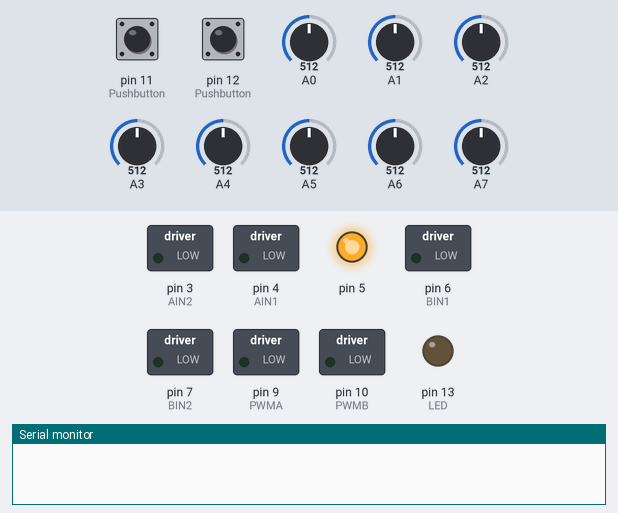
This sketch was run on a simulated Arduino Uno, built with avr-gcc and run on an emulated ATmega328P. Parts: switched loads named in the sketch (green lamp = pin HIGH), output pins drawn as LEDs (lit = HIGH), the last lines printed to the serial monitor. Inputs (shaded band) come from the test bench; at power-on: pin 11 (Pushbutton) HIGH, pin 12 (Pushbutton) HIGH, A0 = 512, A1 = 512, A2 = 512, A3 = 512, A4 = 512, A5 = 512, A6 = 512, A7 = 512.

Above: at 1.2 s.
1.3 s: pin 11 (Pushbutton) pulled LOW for 0.15 s
At 2.9 s:
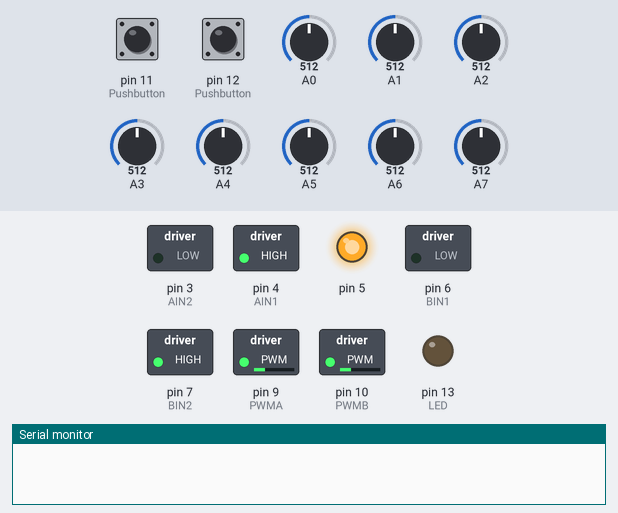
4.4 s: pin 12 (Pushbutton) pulled LOW for 1 s
At 5.6 s:
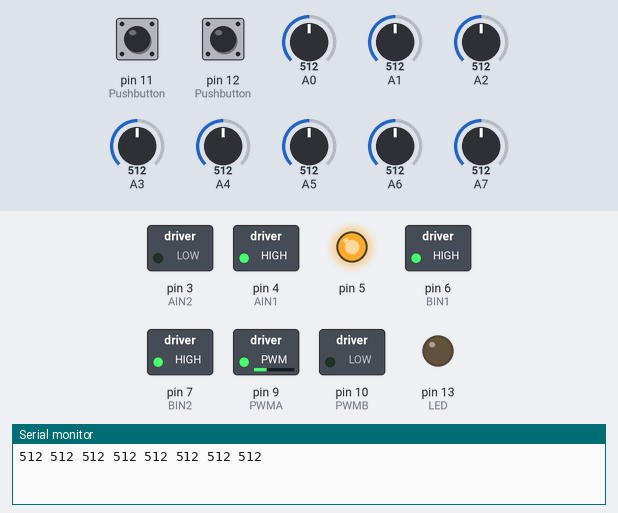
Timing chart, 0 to 7.4 s (numbered marks = the images above; inputs shaded):
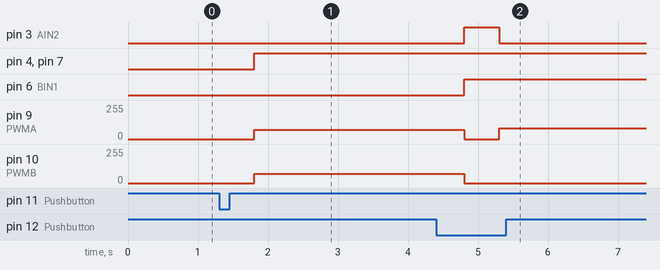

The sketch:

LF2_PID_Optimized.ino
```cpp
/*
 PID Code for LF Robot (8-channel Analog Sensor)

*/

#ifndef cbi
#define cbi(sfr, bit) (_SFR_BYTE(sfr) &= ~_BV(bit))
#endif
#ifndef sbi
#define sbi(sfr, bit) (_SFR_BYTE(sfr) |= _BV(bit))
#endif

// -------- Motor Driver Pins (TB6612FNG) --------
#define AIN1 4
#define BIN1 6
#define AIN2 3
#define BIN2 7
#define PWMA 9
#define PWMB 10

// -------- Settings --------
bool isBlackLine = 1; // 1 = black line, 0 = white line
unsigned int numSensors = 8;

// PID Constants (Tune These)
float Kp = 0.04;
float Ki = 0.0005;
float Kd = 0.25;

// Speed Settings
int maxSpeed = 120;   // Max forward speed
int minSpeed = 30;    // Base speed
int currentSpeed = 30;

// Sensor Weights
int sensorWeight[8] = { 8, 4, 2, 1, -1, -2, -4, -8 };

// Variables
int P, D, I, previousError, PIDvalue;
double error, filteredError;
int lsp, rsp;
int onLine = 1;
int minValues[8], maxValues[8], threshold[8], sensorValue[8], sensorArray[8];
int activeSensors;

void setup() {
  sbi(ADCSRA, ADPS2);
  cbi(ADCSRA, ADPS1);
  cbi(ADCSRA, ADPS0);

  Serial.begin(9600);

  pinMode(AIN1, OUTPUT);
  pinMode(AIN2, OUTPUT);
  pinMode(BIN1, OUTPUT);
  pinMode(BIN2, OUTPUT);
  pinMode(PWMA, OUTPUT);
  pinMode(PWMB, OUTPUT);
  pinMode(11, INPUT_PULLUP); // Pushbutton
  pinMode(12, INPUT_PULLUP); // Pushbutton
  pinMode(13, OUTPUT);       // LED

  pinMode(5, OUTPUT);
  digitalWrite(5, HIGH); // Enable motor driver
}

void loop() {
  while (digitalRead(11)) {} // Wait for start button
  delay(500);
  calibrate();
  while (digitalRead(12)) {} // Wait for second button
  delay(500);

  while (1) {
    readLine();
    if (currentSpeed < maxSpeed) currentSpeed++;

    if (onLine) {
      lineFollow();
      digitalWrite(13, HIGH);
    } else {
      // Recovery mode: turn towards last error direction
      digitalWrite(13, LOW);
      if (error < 0) {
        motor1run(0);
        motor2run(minSpeed + 50);
      } else {
        motor1run(minSpeed + 50);
        motor2run(0);
      }
    }
  }
}

void lineFollow() {
  error = 0;
  activeSensors = 0;

  for (int i = 0; i < 8; i++) {
    error += sensorWeight[i] * sensorArray[i] * sensorValue[i];
    activeSensors += sensorArray[i];
  }
  error = error / activeSensors;

  // Low-pass filter on error to reduce noise
  filteredError = 0.7 * filteredError + 0.3 * error;

  // PID calculations
  P = filteredError;
  I += filteredError;
  I = constrain(I, -500, 500); // Anti-windup
  D = filteredError - previousError;

  PIDvalue = (Kp * P) + (Ki * I) + (Kd * D);
  previousError = filteredError;

  // Dynamic speed scaling for turns
  int turnFactor = abs(PIDvalue) / 3;
  int baseSpeed = maxSpeed - turnFactor;
  baseSpeed = constrain(baseSpeed, minSpeed, maxSpeed);

  lsp = baseSpeed - PIDvalue;
  rsp = baseSpeed + PIDvalue;

  lsp = constrain(lsp, -255, 255);
  rsp = constrain(rsp, -255, 255);

  motor1run(rsp);
  motor2run(lsp);
}

void calibrate() {
  for (int i = 0; i < 8; i++) {
    minValues[i] = analogRead(i);
    maxValues[i] = analogRead(i);
  }

  unsigned long startTime = millis();
  while (millis() - startTime < 3000) { // 3-second calibration
    motor1run(70);
    motor2run(-70);

    for (int i = 0; i < 8; i++) {
      int val = analogRead(i);
      if (val < minValues[i]) minValues[i] = val;
      if (val > maxValues[i]) maxValues[i] = val;
    }
  }

  for (int i = 0; i < 8; i++) {
    threshold[i] = (minValues[i] + maxValues[i]) / 2;
    Serial.print(threshold[i]);
    Serial.print(" ");
  }
  Serial.println();

  motor1run(0);
  motor2run(0);
}

void readLine() {
  onLine = 0;
  for (int i = 0; i < 8; i++) {
    if (isBlackLine)
      sensorValue[i] = map(analogRead(i), minValues[i], maxValues[i], 0, 1000);
    else
      sensorValue[i] = map(analogRead(i), minValues[i], maxValues[i], 1000, 0);

    sensorValue[i] = constrain(sensorValue[i], 0, 1000);
    sensorArray[i] = sensorValue[i] > 500;
    if (sensorArray[i]) onLine = 1;
  }
}

void motor1run(int motorSpeed) {
  motorSpeed = constrain(motorSpeed, -255, 255);
  if (motorSpeed > 0) {
    digitalWrite(AIN1, 1);
    digitalWrite(AIN2, 0);
    analogWrite(PWMA, motorSpeed);
  } else if (motorSpeed < 0) {
    digitalWrite(AIN1, 0);
    digitalWrite(AIN2, 1);
    analogWrite(PWMA, abs(motorSpeed));
  } else {
    digitalWrite(AIN1, 1);
    digitalWrite(AIN2, 1);
    analogWrite(PWMA, 0);
  }
}

void motor2run(int motorSpeed) {
  motorSpeed = constrain(motorSpeed, -255, 255);
  if (motorSpeed > 0) {
    digitalWrite(BIN1, 1);
    digitalWrite(BIN2, 0);
    analogWrite(PWMB, motorSpeed);
  } else if (motorSpeed < 0) {
    digitalWrite(BIN1, 0);
    digitalWrite(BIN2, 1);
    analogWrite(PWMB, abs(motorSpeed));
  } else {
    digitalWrite(BIN1, 1);
    digitalWrite(BIN2, 1);
    analogWrite(PWMB, 0);
  }
}
```

Measured:
- after the input at 1.3 s, pin 4 (AIN1), pin 7 (BIN2): LOW → HIGH after 0.50 s; pin 9 (PWMA), pin 10 (PWMB): 0/255 → 70/255 after 0.50 s
